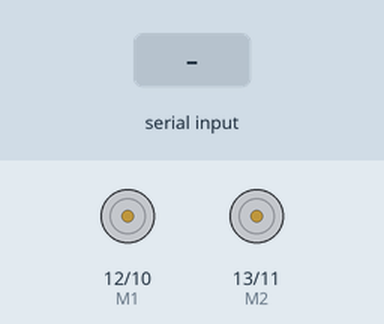
This sketch was run on a simulated Arduino Uno, built with avr-gcc and run on an emulated ATmega328P. Shown: direction and speed pins drawn as motors (green arrow = direction pin HIGH = forward, orange = LOW = backward, longer = more drive). Inputs (shaded band) come from the test bench. What the sketch prints to the serial monitor is not drawn.

Above: at 1.2 s.
1.3 s: "3\n" received over Serial
At 1.7 s:
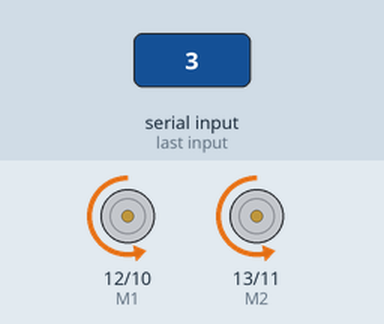
3.8 s: "4\n" received over Serial
At 4.6 s:
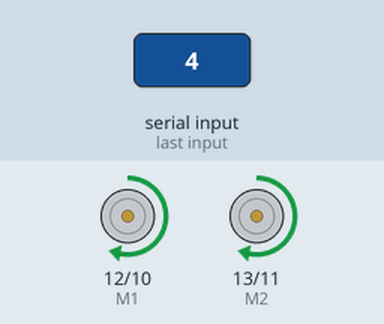
6.3 s: "5\n" received over Serial
At 7.1 s:
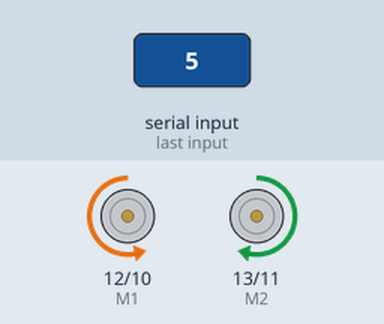
Timing chart, 0 to 9.3 s (numbered marks = the images above; inputs shaded):
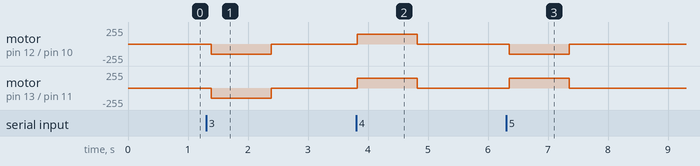

The sketch:

Testar_rodas_AzoresBot.ino
```cpp
// ==============================================================================
// 🤖 AzoresBot AI CHALLENGER – Menu Serial para controlo de movimento com L298P
// ==============================================================================
// Permite escolher:
// - Velocidade (mesma para ambas as rodas)
// - Direção: frente, trás, virar esquerda ou direita
// - Duração do movimento (em ms)
// ==============================================================================

/* ===============================================================================
   ⚙️  AZORESBOT AI CHALLENGER – CONTROLO DE MOTORES COM DIFERENTES DRIVERS
   ===============================================================================
   Este código está configurado para o DRIVER **L298P**, onde cada motor usa:
      - 1 pino de DIREÇÃO  (M1 / M2)
      - 1 pino PWM (E1 / E2) para velocidade
   É o modelo usado nas shields “Arduino Motor Shield R3” e compatíveis.

   ➤ OUTRAS OPÇÕES DE DRIVERS DE MOTOR
   --------------------------------------------------------------------------------
   🟦 1. L298N “clássico” (com 2 pinos de direção por motor + PWM)
        - Cada motor tem IN1 / IN2 / ENA (direito)  e  IN3 / IN4 / ENB (esquerdo)
        - Frente:  IN1=HIGH, IN2=LOW   |   IN3=HIGH, IN4=LOW
        - Trás:    IN1=LOW,  IN2=HIGH  |   IN3=LOW,  IN4=HIGH
        - ENA/ENB ligam-se a pinos PWM do Arduino.
        - Para parar: analogWrite(ENA,0); analogWrite(ENB,0);

   🟪 2. TB6612FNG  (driver mais eficiente, recomendado para projetos maiores)
        - Cada motor tem AIN1/AIN2/PWMA  e  BIN1/BIN2/PWMB
        - Frente:  AIN1=HIGH, AIN2=LOW   |   BIN1=HIGH, BIN2=LOW
        - Trás:    AIN1=LOW,  AIN2=HIGH  |   BIN1=LOW,  BIN2=HIGH
        - O pino STBY deve ficar em HIGH (ou ligado a 5V).
        - Para “travagem rápida” (brake): AIN1=AIN2=HIGH + PWM=0.

   🟥 3. L293D (shields ou módulos antigos)
        - Muito semelhante ao L298N, mas suporta menos corrente.
        - Pode vir com jumpers que fixam ENA/ENB em HIGH (velocidade máxima).
        - Para controlo PWM, remove o jumper e liga ENA/ENB aos pinos PWM.

   🟧 4. Ponte H integrada em robôs educativos (p.ex. Maker UNO, RobotDyn, etc.)
        - Alguns modelos têm pinos nomeados como 1A/1B (motor A) e 2A/2B (motor B).
        - Verifica no datasheet se são “ativações diretas” (sem PWM)
          ou se tens pinos ENA/ENB separados.

   🟩 5. ESP32 e outras placas sem analogWrite()
        - O ESP32 usa “canal PWM” com funções:
             ledcAttachPin(pin, canal);
             ledcSetup(canal, freq, bits);
             ledcWrite(canal, duty);
        - Os pinos de direção continuam iguais.

   ➤ DICAS DE ADAPTAÇÃO
   -------------------------------------------------------------------------------
   • Se o carro andar PARA TRÁS quando mandas “frente” → troca HIGH/LOW do motor em questão.
   • Se o carro virar ao contrário → troca os cabos dos motores (direito ↔ esquerdo).
   • Alimenta SEMPRE os motores com fonte externa (6–12V) e liga o GND ao Arduino.
   • Para testes simples, “coast” (rodar livre) é suficiente. “Brake” (travagem rápida) é opcional.

   ➤ AJUSTE RÁPIDO NO CÓDIGO
   -------------------------------------------------------------------------------
   1) Mantém as funções: andarFrente(), andarTras(), virarEsquerda(), virarDireita().
   2) Dentro de cada uma, muda apenas o padrão de HIGH/LOW e os nomes dos pinos
      conforme o teu driver.
   3) Não precisas alterar o menu serial nem o resto do programa.
   ================================================================================================= */


// -------------------- Pinos e configuração --------------------
const int E1 = 10;  // PWM motor A (direita)
const int M1 = 12;  // Direção motor A
const int E2 = 11;  // PWM motor B (esquerda)
const int M2 = 13;  // Direção motor B

int velocidade = 150;      // Velocidade padrão (0–255)
int duracao = 1000;        // Duração padrão em ms

void setup() {
  Serial.begin(9600);
  pinMode(E1, OUTPUT); // Velocidade da roda DIREITA
  pinMode(M1, OUTPUT); // SENTIDO da roda DIREITA (1 FRENTE e 0 TRAS)
  pinMode(E2, OUTPUT); // Velocidade da roda ESQ
  pinMode(M2, OUTPUT); // SENTIDO da roda ESQ (1 FRENTE e 0 TRAS)
  parar();

  Serial.println("🚗 AzoresBot 2025 AI CHALLENGER – Menu de Movimento");
}

void loop() {
  mostrarMenu();

  while (!Serial.available()) delay(100);
  int opcao = Serial.readStringUntil('\n').toInt();

  switch (opcao) {
    case 1:
      Serial.print("⚙️ Nova velocidade (0–255): ");
      velocidade = lerValor();
      break;

    case 2:
      Serial.print("⏱️ Nova duração (ms): ");
      duracao = lerValor();
      break;

    case 3:
      Serial.println("⬆️ Movimento para a FRENTE");
      andarFrente(velocidade, duracao);
      break;

    case 4:
      Serial.println("⬇️ Movimento para TRÁS");
      andarTras(velocidade, duracao);
      break;

    case 5:
      Serial.println("↪️ Virar para a ESQUERDA");
      virarEsquerda(velocidade, duracao);
      break;

    case 6:
      Serial.println("↩️ Virar para a DIREITA");
      virarDireita(velocidade, duracao);
      break;

    case 0:
      mostrarParametros();
      break;

    default:
      Serial.println("❌ Opção inválida.");
      break;
  }

  limparBuffer();
}

// ------------------- Funções de Movimento -------------------

void andarTras(int vel, int tempo) {
  digitalWrite(M1, 1);  // F DIR
  digitalWrite(M2, 1);  // F ESQ
  analogWrite(E1, vel); // Velocidade DIR
  analogWrite(E2, vel);   // Velocidade ESQ
  delay(tempo);
  parar();
}

void andarFrente(int vel, int tempo) {
  digitalWrite(M1, 0);  // T DIR
  digitalWrite(M2, 0);  // T ESQ
  analogWrite(E1, vel);   // Velocidade DIR
  analogWrite(E2, vel); // Velocidade ESQ
  delay(tempo);
  parar();
}

void virarDireita(int vel, int tempo) {
  digitalWrite(M1, 1);  // F DIR
  digitalWrite(M2, 0);  // T ESQ
  analogWrite(E1, vel); // Velocidade DIR
  analogWrite(E2, vel); // Velocidade ESQ
  delay(tempo);
  parar();
}

void virarEsquerda(int vel, int tempo) {
  digitalWrite(M1, 0);  // T DIR
  digitalWrite(M2, 1);  // F ESQ
  analogWrite(E1, vel); // Velocidade DIR
  analogWrite(E2, vel); // Velocidade ESQ
  delay(tempo);
  parar();
}

void parar() {
  analogWrite(E1, 0);
  analogWrite(E2, 0);
  digitalWrite(M1, 0);
  digitalWrite(M2, 0);
}

// ------------------- Funções auxiliares -------------------

int lerValor() {
  while (!Serial.available()) delay(100);
  int val = Serial.readStringUntil('\n').toInt();
  Serial.println(val);
  return val;
}

void mostrarMenu() {
  Serial.println("\n========= MENU =========");
  Serial.println("1. Definir velocidade");
  Serial.println("2. Definir duração (ms)");
  Serial.println("3. Andar para FRENTE");
  Serial.println("4. Andar para TRÁS");
  Serial.println("5. Virar ESQUERDA");
  Serial.println("6. Virar DIREITA");
  Serial.println("0. Mostrar parâmetros atuais");
  Serial.print(">> ");
}

void mostrarParametros() {
  Serial.println("🔧 Parâmetros atuais:");
  Serial.print("Velocidade: "); Serial.println(velocidade);
  Serial.print("Duração: "); Serial.print(duracao); Serial.println(" ms");
}

void limparBuffer() {
  while (Serial.available()) Serial.read();
}
```

Measured:
- after the input at 1.3 s, motor on pin 12 (M1) / pin 10 (E1), motor on pin 13 (M2) / pin 11 (E2): stopped → backward 150/255 after 0.09 s, → stopped 1.0 s later
- after the input at 3.8 s, motor on pin 12 (M1) / pin 10 (E1), motor on pin 13 (M2) / pin 11 (E2): stopped → forward 150/255 at once, → stopped 1.0 s later
- after the input at 6.3 s, motor on pin 12 (M1) / pin 10 (E1): stopped → backward 150/255 after 0.05 s, → stopped 1.0 s later; motor on pin 13 (M2) / pin 11 (E2): stopped → forward 150/255 after 0.05 s, → stopped 1.0 s later
